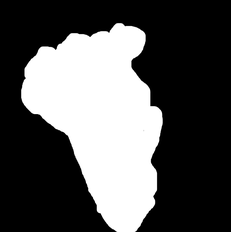
#> input picture PAT_191_294_629_Mask.png, 231 x 232 px, shrunk from 613 x 614 before the run
$ python Classifier.py
#> lines starting #> are read from the running program, lines starting #| are printed output that depends on the picture; after the words box and inside, x2 and y2 are one past the last pixel; in counts of white or black regions, pixels touching at a corner belong together
### Feature_Extractor.py
# First year project 2
import os
import colorthief
import csv
import glob
import cv2
import numpy as np
from matplotlib import pyplot as plt
from skimage import io, morphology, transform
from PIL import Image


# Function to get the height of a lesion
# [49 lines left out: functions get_height, get_width, get_diameter, get_perimeter, not called in this run]

# Function that gets the area of a lesion
def get_area(image_mask):
    return np.sum(image_mask)

# Function that gets the compactness of a lesion
def get_compactness(perimeter, area):
    return round((perimeter**2) / (4 * np.pi * area), 3)

# Function that gets the asymmetry of a lesion
# [7 lines left out: function get_asymmetry, not called in this run]

# Function that Crops images for color selection
def crop_lesion(image_path, mask_path):
    image = plt.imread(image_path)
    mask = plt.imread(mask_path)
    image = image[:,:,:3]

    image[mask == 0] = 0
    plt.imshow(image)
    return image

# Function used for the final model
def get_features(image_path, image_mask_path):
    image_mask = io.imread(image_mask_path)
    image_mask = image_mask > 0
    image_mask = image_mask.astype(np.int8)

    colors_cancerous = []
    current_directory = os.getcwd()
    filename = os.path.basename(image_path)

    crop = crop_lesion(image_path, image_mask_path)
    plt.imsave(f"{current_directory}/{filename[:-4]}_CROP.png", crop)
    color_thief = colorthief.ColorThief(f"{current_directory}/{filename[:-4]}_CROP.png")
    colors_cancerous = color_thief.get_palette(color_count = 2)

    height = get_height(image_mask)
    width = get_width(image_mask)
    diameter = get_diameter(image_mask)

    area = get_area(image_mask)
    perimeter_image, perimeter_pixel = get_perimeter(image_mask)
    compactness = get_compactness(perimeter_pixel, area)

    asymmetry_image , asymmetry_pixel = get_asymmetry(image_mask)
    return width, height, diameter, perimeter_pixel, area, compactness, asymmetry_pixel, colors_cancerous


# [92 lines left out: function main, not called in this run]


# [2 lines that do not run on import are left out]

### Classifier.py
import numpy as np
import pickle
import Feature_Extractor as f_extract

def classify(image_path, image_mask_path):
    width, height, diameter, perimeter_pixel, area, compactness, asymmetry_pixel, colors_cancerous = f_extract.get_features(image_path, image_mask_path)

    features = [width, height, diameter, perimeter_pixel, area, compactness, asymmetry_pixel]
    features.extend(colors_cancerous[0])
    features.extend(colors_cancerous[1])
    features.extend(colors_cancerous[2])
    features = np.reshape(features, (1, -1))

    classifier = pickle.load(open("Final_Model5", "rb"))
    probability = classifier.predict_proba(features)
    label = classifier.predict(features)

    return label, probability


def main():
    sample_imagee = "PAT_191_294_629.png"
    sample_mask = "PAT_191_294_629_Mask.png"
    print(classify(sample_imagee, sample_mask))
#> in get_features, image_mask is the input picture: shape (232, 231); min 0, max 255, mean 84.8
#> in get_features, `image_mask = image_mask > 0`:
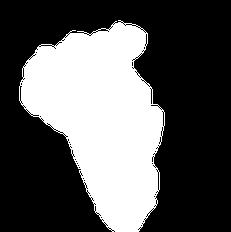
#> image_mask: shape (232, 231) bool; 35.1% white; 1 white region, box (x1, y1, x2, y2) and area: (19, 20, 165, 232) 18794
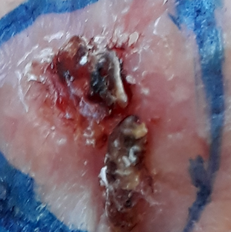
#> input picture PAT_191_294_629.png, 231 x 232 px, shrunk from 613 x 614 before the run
#> in crop_lesion, image is the input picture: shape (232, 231, 4) float32; mean R, G, B, A 0.48, 0.411, 0.46, 1
#> in crop_lesion, `image[mask == 0] = 0`:
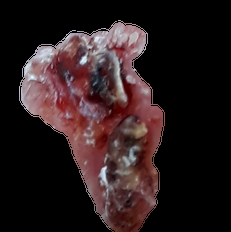
#> image: shape (232, 231, 3) float32; mean R, G, B 0.165, 0.111, 0.115
#> (the call stopped at in get_features, `color_thief = colorthief.ColorThief(f"{current_directory}/{filename[:-..`: colorthief is not available in this run)

if __name__ == "__main__":
    main()
